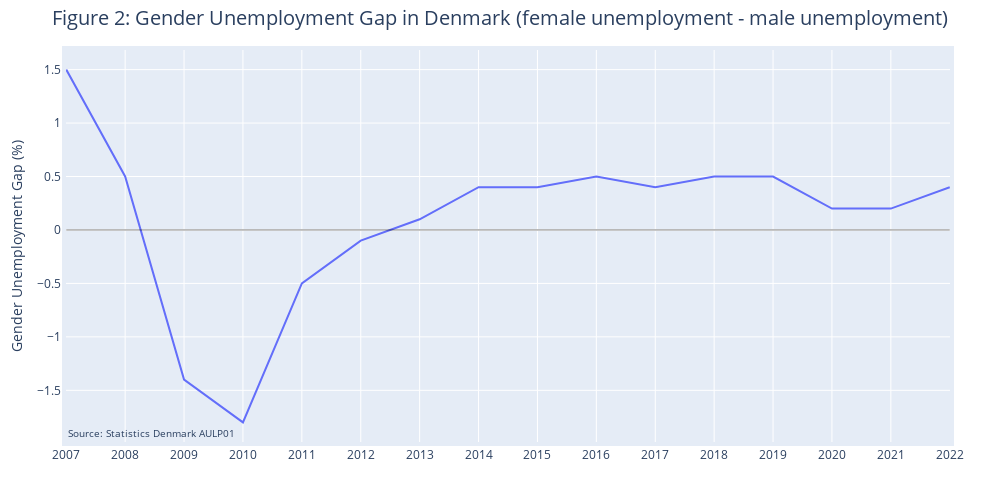

Write notebook code for a chart like this one.
### Markdown cell above
We look at Figure 1 men's and women's gross unemployment rate in percentage, where gross unemployment in 2007 and 2008 is seen to be decreasing, where in 2009 and 2010 it rises sharply, but worst for men. However, unemployment gradually falls in the years after the financial crisis as there is more confidence in the economy and activity increases. This increase slows down in 2020, which is primarily due to the corona epidemic, where unemployment is seen to rise until 2021, when it falls again and is seen to be at its lowest since 2008. 

With a new figure, we now want to illustrate the differences more clearly in gross unemployment between men and women in Denmark. We also call this the Gender Unemployment Gap and is found as the difference between the gross unemployment rates for women and men. In addition, a horizontal line is inserted at a Gender Unemployment Gap of zero to more clearly show when the trends reverse during the period. This is drawn as an interactive plot and can be seen below as Figure 2.

### Code cell
# Calculating difference between male and female gross unemployment rates
male_unemployment = gross_unemployment[gross_unemployment['GENDER'] == 'Men']
female_unemployment = gross_unemployment[gross_unemployment['GENDER'] == 'Women']

gender_gap = female_unemployment[['YEAR']].copy()
gender_gap['GENDER UNEMPLOYMENT GAP (%)'] = female_unemployment['GROSS UNEMPLOYMENT RATE (%)'].values - male_unemployment['GROSS UNEMPLOYMENT RATE (%)'].values

# Creating the plotly figure object
fig_2 = px.line(gender_gap, x='YEAR', y='GENDER UNEMPLOYMENT GAP (%)', title='Figure 2: Gender Unemployment Gap in Denmark (female unemployment - male unemployment)')

# Updating the layout
fig_2.update_layout(xaxis_title='', yaxis_title='Gender Unemployment Gap (%)', title_font=dict(size=20), 
                  title_x=0.5, margin=dict(l=50, r=50, b=50, t=50, pad=4), hovermode='x unified',
                  xaxis=dict(tickmode='linear', tick0=2007, dtick=1),
                  height = 500, width = 1000)

# Adding horizontal line for y=0
fig_2.add_shape(type='line', x0=2007, y0=0, x1=2022, y1=0, line=dict(color='black', width=0.5))

# Adding text box for source
fig_2.add_annotation(text='Source: Statistics Denmark AULP01', xref='paper', yref='paper', x=0, y=0, showarrow=False, font=dict(size=10))

# Show the interactive plot
fig_2.show()

### Figure 1 — Plotly figure (JSON) as saved in the notebook; plotly's stock layout.template omitted (floating-point values rounded to 4 significant figures)
{"data": [{"hovertemplate": "YEAR=%{x}<br>GENDER UNEMPLOYMENT GAP (%)=%{y}<extra></extra>", "legendgroup": "", "line": {"color": "#636efa", "dash": "solid"}, "marker": {"symbol": "circle"}, "mode": "lines", "name": "", "orientation": "v", "showlegend": false, "type": "scatter", "x": [2007, 2008, 2009, 2010, 2011, 2012, 2013, 2014, 2015, 2016, 2017, 2018, 2019, 2020, 2021, 2022], "xaxis": "x", "y": [1.5, 0.5, -1.4, -1.8, -0.5, -0.1, 0.1, 0.4, 0.4, 0.5, 0.4, 0.5, 0.5, 0.2, 0.2, 0.4], "yaxis": "y"}], "layout": {"annotations": [{"font": {"size": 10}, "showarrow": false, "text": "Source: Statistics Denmark AULP01", "x": 0, "xref": "paper", "y": 0, "yref": "paper"}], "height": 500, "hovermode": "x unified", "legend": {"tracegroupgap": 0}, "margin": {"b": 50, "l": 50, "pad": 4, "r": 50, "t": 50}, "shapes": [{"line": {"color": "black", "width": 0.5}, "type": "line", "x0": 2007, "x1": 2022, "y0": 0, "y1": 0}], "title": {"font": {"size": 20}, "text": "Figure 2: Gender Unemployment Gap in Denmark (female unemployment - male unemployment)", "x": 0.5}, "width": 1000, "xaxis": {"anchor": "y", "domain": [0, 1], "dtick": 1, "tick0": 2007, "tickmode": "linear", "title": {"text": ""}}, "yaxis": {"anchor": "x", "domain": [0, 1], "title": {"text": "Gender Unemployment Gap (%)"}}}}
